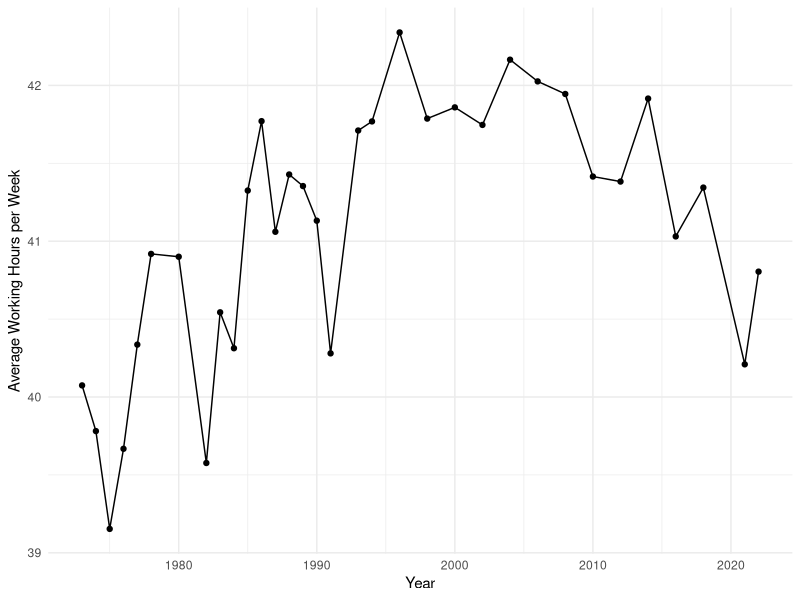
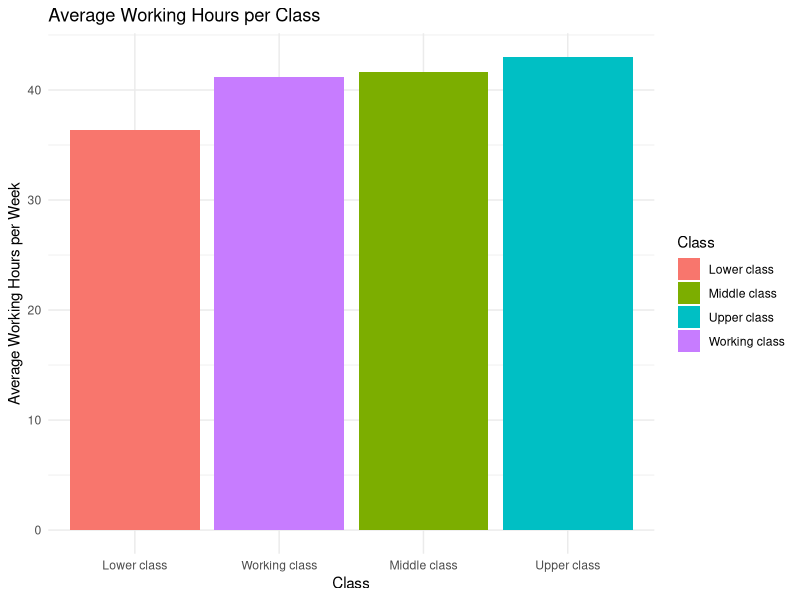
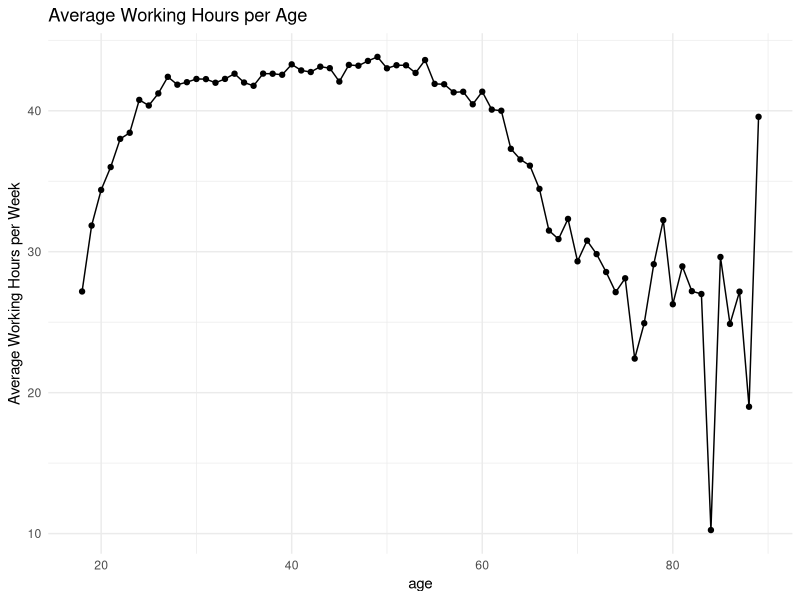
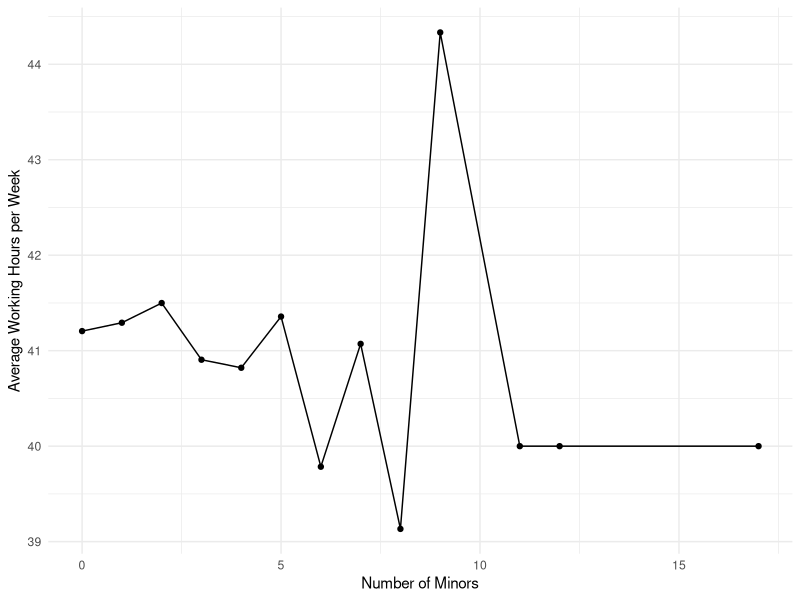
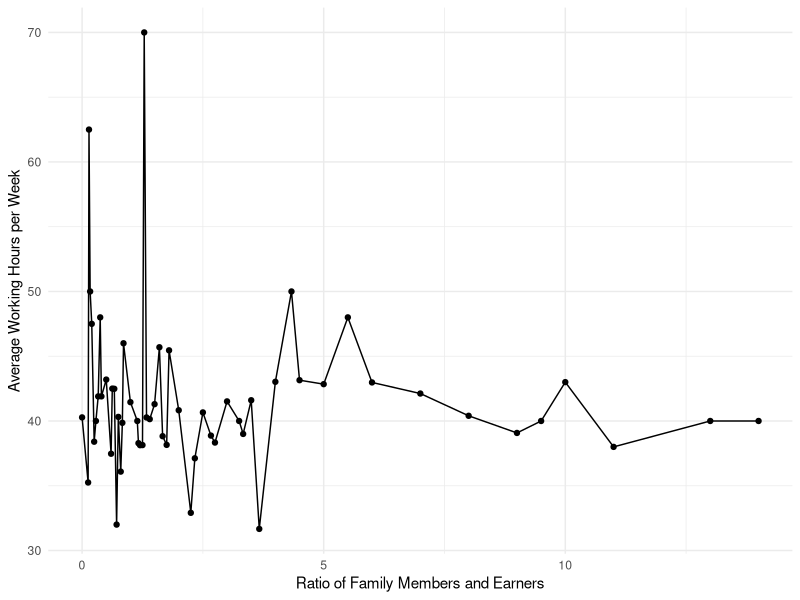
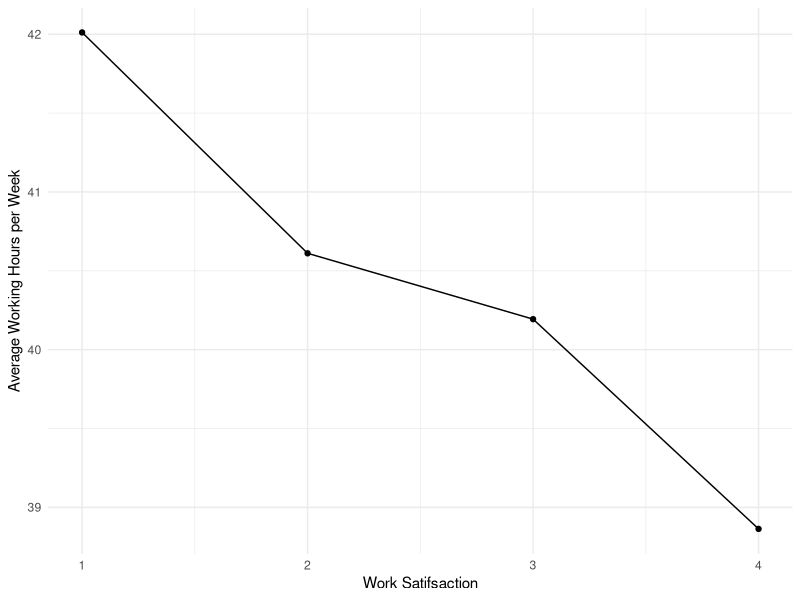
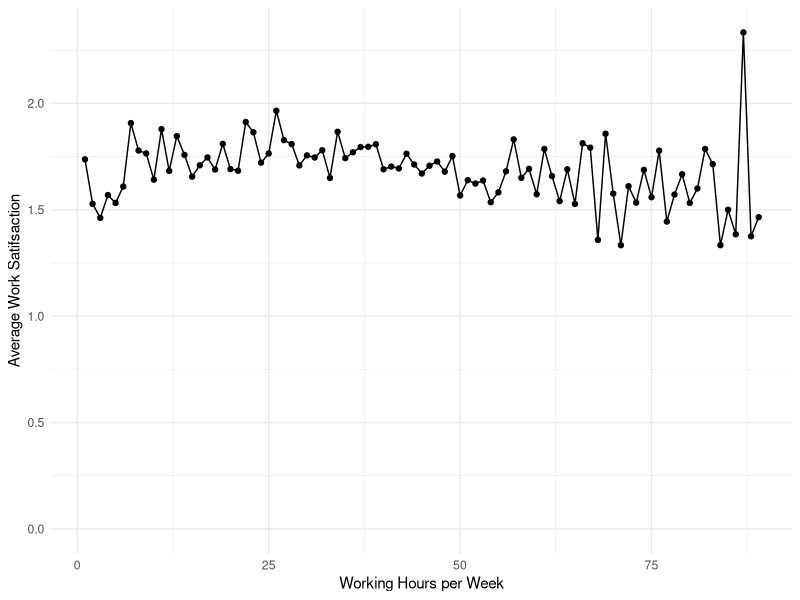
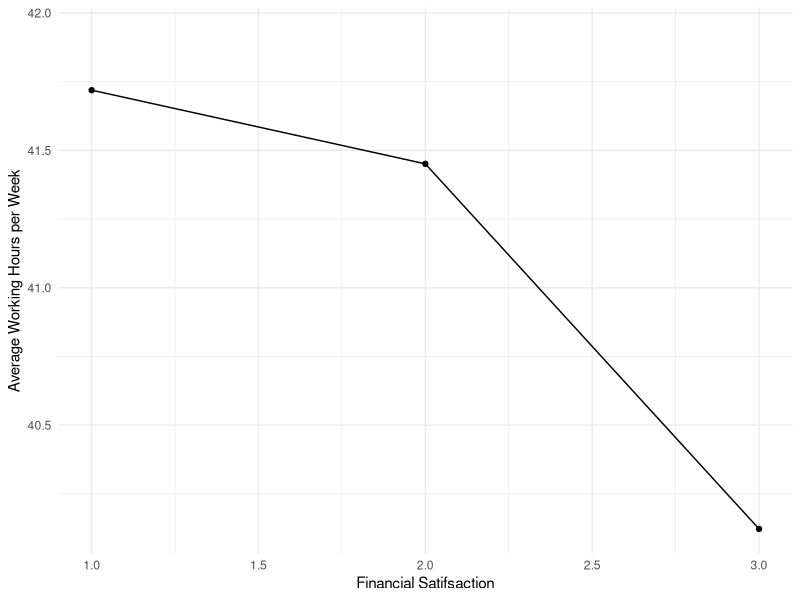

Write R code to recreate these figures, in order.
## ---- chunk 1
#| include: false
#| warning: false
#| message: false

library(tidyverse)
library(here)
library(knitr)
library(kableExtra)

cleaned_data<-read_csv(file=here("data/analysis_data/analysis_data.csv"))

## ---- chunk 2
#| label: tbl-data
#| tbl-cap: "Data Retrived"
#| echo: false


data <- data.frame(
  Variable = c("Year","id","age","degree","marital","babies","preteen","teens","adults","wrkstat","earnrs","income","relig","happy","health","satjob","satfin","class","hrs","sphrs"),
  Description = c("Calendar year of the survey", "Unique identifier for each respondent", "Respondent's age", "Highest degree received by the respondent", "Respondent's marital status", "Number of babies in the household", "Number of preteen children in the household", "Number of teenage children in the household", "Number of adult members in the household", "Work status of the respondent", "Number of earners in the household", "Total family income recorded in the year", "Religious affiliation of the respondent", "Respondent's overall happiness", "Respondent's self-reported health status", "Respondent's job satisfaction", "Respondent's financial satisfaction", "Self-identified social class of the respondent", "Total hours worked by the respondent in a week", "Total hours worked by the respondent's spouse in a week"),
  Example = c("2022", "12345", "56", "Bachelor's", "Divorced", "2", "1", "0", "2", "Full-time", "1", "$50,000 to $59,999", "3", "3", "3", "3", "4", "Middle class", "40", "35")
)
kable(data)
## ---- chunk 3
#| label: fig-year
#| fig-cap: Average Working Hours per Year
#| echo: false

hrs_by_years<-
  group_by(cleaned_data, year)|>
  summarize(mean=mean(hrs))

ggplot(hrs_by_years,aes(x=year,y=mean))+
  geom_line() +
  geom_point() +
  theme_minimal() + 
  labs(x = "Year",
       y = "Average Working Hours per Week")
## ---- chunk 4
#| label: fig-class
#| fig-cap: Average Working Hours per Class
#| echo: false
#| warning: false
#| message: false

hrs_by_class <-
  cleaned_data |>
  filter(is.na(cleaned_data$class)==FALSE&cleaned_data$class!=5) |>
  group_by(class)|>
  summarize(mean=mean(hrs)) |>
  mutate(class_str=as.character(class))

hrs_by_class$class_str[hrs_by_class$class_str == '1'] <- 'Lower class'
hrs_by_class$class_str[hrs_by_class$class_str == '2'] <- 'Working class'
hrs_by_class$class_str[hrs_by_class$class_str == '3'] <- 'Middle class'
hrs_by_class$class_str[hrs_by_class$class_str == '4'] <- 'Upper class'

ggplot(hrs_by_class, aes(x = factor(class_str,level = c('Lower class','Working class','Middle class','Upper class')), y = mean, fill = class_str)) +
  geom_bar(stat = "identity", position = "dodge") +
  theme_minimal() +
  labs(title = "Average Working Hours per Class", x = "Class", y = "Average Working Hours per Week", fill ="Class")
## ---- chunk 5
#| label: fig-age
#| fig-cap: Average Working Hours per Age per Week
#| echo: false
#| warning: false
#| message: false
hrs_by_age<-
  group_by(cleaned_data, age)|>
  summarize(mean=mean(hrs))

ggplot(hrs_by_age,aes(x=age,y=mean))+
  geom_line() +
  geom_point() +
  theme_minimal() + 
  labs(title = "Average Working Hours per Age",
       x = "age",
       y = "Average Working Hours per Week")

## ---- chunk 6
#| label: fig-minors
#| fig-cap: Average Working Hours per Number of Minors
#| echo: false
#| warning: false
#| message: false
hrs_by_num_of_minors <-
  cleaned_data |>
  mutate(minors = babies + preteen + teens)|>
  group_by(minors)|>
  summarize(mean = mean(hrs))

ggplot(hrs_by_num_of_minors,aes(x=minors,y=mean))+
  geom_line() +
  geom_point() +
  theme_minimal() + 
  labs(x = "Number of Minors",
       y = "Average Working Hours per Week")

## ---- chunk 7
#| label: fig-ratio
#| fig-cap: Average Working Hours per Ratio
#| echo: false
#| warning: false
#| message: false
hrs_by_ratio <-
  cleaned_data |>
  mutate(ratio = (babies + preteen + teens + adults)/earnrs) |>
  group_by(ratio) |>
  summarize(mean = mean(hrs))

ggplot(hrs_by_ratio,aes(x=ratio,y=mean))+
  geom_line() +
  geom_point() +
  theme_minimal() + 
  labs(x = "Ratio of Family Members and Earners",
       y = "Average Working Hours per Week")
## ---- chunk 8
#| label: fig-satjob
#| fig-cap: Work Satifsaction and Average Working Hours
#| echo: false
#| warning: false
#| message: false
hrs_by_satjob<-
  group_by(cleaned_data, satjob )|>
  summarize(mean=mean(hrs))

ggplot(hrs_by_satjob,aes(x=satjob ,y=mean))+
  geom_line() +
  geom_point() +
  theme_minimal() + 
  labs(x = "Work Satifsaction",
       y = "Average Working Hours per Week")

## ---- chunk 9
#| label: fig-satjob_by_hrs
#| fig-cap: Working Hours and Average Work Satifsaction
#| echo: false
#| warning: false
#| message: false
satjob_by_hrs<-
  cleaned_data |>
  filter(is.na(cleaned_data$satjob)==FALSE)|>
  group_by(hrs )|>
  summarize(mean=mean(satjob))

ggplot(satjob_by_hrs,aes(x=hrs,y=mean))+
  geom_line() +
  geom_point() +
  theme_minimal() + 
  labs(x = "Working Hours per Week",
       y = "Average Work Satifsaction") +
  expand_limits(y=0)
## ---- chunk 10
#| label: fig-satfin
#| fig-cap: Financial Satifsaction and Average Working Hours
#| echo: false
#| warning: false
#| message: false
hrs_by_satfin<-
  group_by(cleaned_data, satfin )|>
  summarize(mean=mean(hrs))

ggplot(hrs_by_satfin,aes(x=satfin ,y=mean))+
  geom_line() +
  geom_point() +
  theme_minimal() + 
  labs(x = "Financial Satifsaction",
       y = "Average Working Hours per Week")
